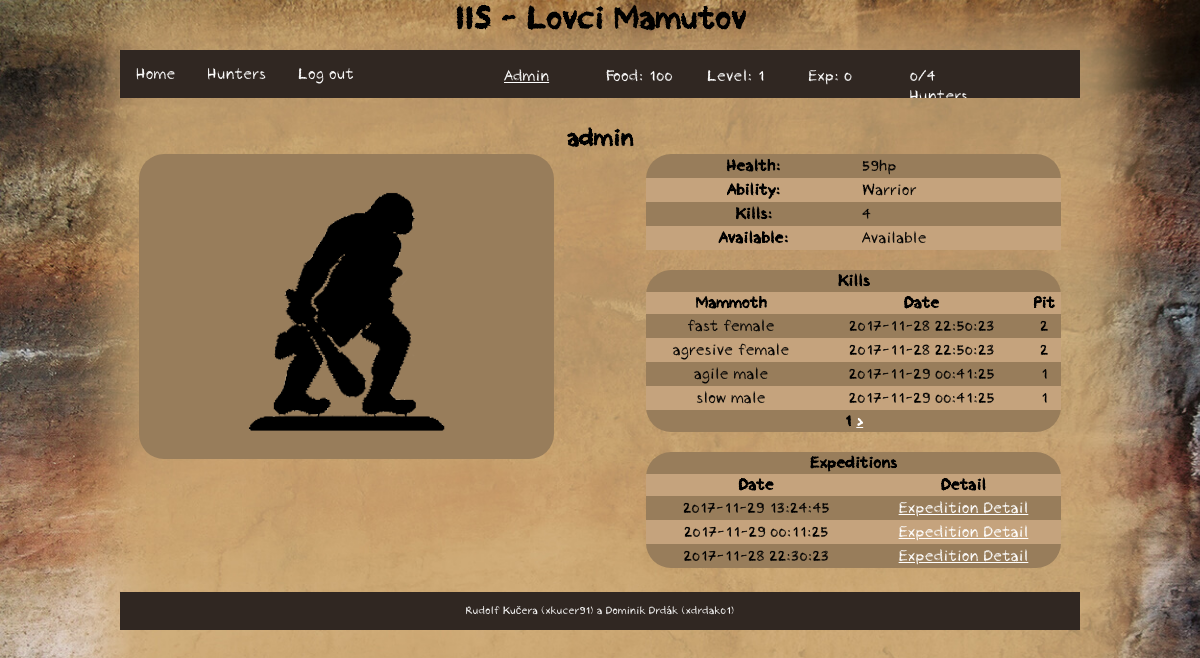
The app's page /iis/hunter/detail/2 (signed in) with its own data.
### tables this page shows
CREATE TABLE `user` (
  `id` int(11) NOT NULL,
  `name` varchar(255) NOT NULL,
  `password` varchar(255) NOT NULL,
  `level` int(11) NOT NULL,
  `food` int(11) NOT NULL,
  `experience` int(11) NOT NULL,
  `role` varchar(10) NOT NULL
);

CREATE TABLE `hunter` (
  `id` int(11) NOT NULL,
  `user` int(11) NOT NULL,
  `name` varchar(15) NOT NULL,
  `health` int(11) NOT NULL,
  `ability` int(11) NOT NULL,
  `available` int(11) NOT NULL
);

CREATE TABLE `ability` (
  `id` int(11) NOT NULL,
  `name` varchar(255) NOT NULL
);

CREATE TABLE `murder` (
  `hunterId` int(11) NOT NULL,
  `mammothId` varchar(255) NOT NULL,
  `date` varchar(255) NOT NULL,
  `type` int(11) NOT NULL,
  `pitId` int(11) NOT NULL
);

CREATE TABLE `mammoth` (
  `id` varchar(255) NOT NULL,
  `sign` varchar(255) NOT NULL,
  `properties` varchar(255) NOT NULL,
  `gender` varchar(255) NOT NULL
);

CREATE TABLE `expedition_member` (
  `hunterId` int(11) NOT NULL,
  `expeditionId` varchar(255) NOT NULL,
  `dmg` int(11) NOT NULL,
  `since` varchar(255) NOT NULL,
  `until` varchar(255) NOT NULL
);

CREATE TABLE `expedition` (
  `id` varchar(255) NOT NULL,
  `user` int(11) NOT NULL,
  `date` varchar(255) NOT NULL,
  `status` text NOT NULL,
  `success` int(11) NOT NULL,
  `report` varchar(255) NOT NULL,
  `finishTime` text NOT NULL,
  `food` int(11) NOT NULL,
  `experience` int(11) NOT NULL
);

### index.php (called while the page is built, shortened)
<?php
require_once('functions.php');
$router = new RouterController();
$router->handle(array($_SERVER['REQUEST_URI']));
$router->writeView();

### functions.php (called while the page is built, shortened)
<?php
function isLoggedIn() {
	if (isset($_SESSION['user']))
		return true;
	else
		return false;
}
function url($url) {
	return Controller::$url . $url;
}

### model/Db.php (called while the page is built)
<?php
class Db {
    private static $connection;
    private static $settings = array(
		PDO::ATTR_ERRMODE => PDO::ERRMODE_EXCEPTION,
		PDO::MYSQL_ATTR_INIT_COMMAND => "SET NAMES utf8",
		PDO::ATTR_EMULATE_PREPARES => false,
	);
    public static function connect($host, $user, $password, $database) {
		if (!isset(self::$connection)) {
			self::$connection = @new PDO(
				"mysql:host=$host;dbname=$database",
				$user,
				$password,
				self::$settings
			);
		}
	}
    public static function queryOne($query, $parameters = array()) {
		$result = self::$connection->prepare($query);
		$result->execute($parameters);
		return $result->fetch();
	}
    public static function queryAll($query, $parameters = array()) {
		$result = self::$connection->prepare($query);
		$result->execute($parameters);
		return $result->fetchAll();
	}
    public static function querySingle($query, $parameters = array()) {
		$result = self::queryOne($query, $parameters);
		return $result[0];
	}
	public static function query($query, $parameters = array()) {
		$result = self::$connection->prepare($query);
		$result->execute($parameters);
		return $result->rowCount();
	}
}

### model/user.php (called while the page is built, shortened)
<?php
class User {
	private $id;
	private $name;
	private $level;
	private $food;
	private $experience;
	private $role;
	public function __construct ($name) {
		$user = Db::queryOne('SELECT * FROM user WHERE name = ?',[$name]);
		if (empty($user)) {
			$this->name = $name;
			$this->level = 1;
			$this->food = 100;
			$this->experience = 0;
			$this->role = 'user';
		} else {
			$this->id = $user['id'];
			$this->name = $user['name'];
			$this->level = $user['level'];
			$this->food =  $user['food'];
			$this->experience =  $user['experience'];
			$this->role = $user['role'];
		}
	}
	public function setId() {
		$this->id = Db::querySingle('SELECT id FROM user WHERE name = ?', [$this->name]);
	}
	public function getId() {
		if (isset($this->id))
			return $this->id;
		else
			return $this->id = Db::querySingle('SELECT id FROM user WHERE name = ?', [$this->name]);
	}
	public function getLevel() {
		return $this->level;
	}
	public function getFood() {
		return $this->food;
	}
	public function getExp() {
		return $this->experience;
	}
	public function getRole() {
		return $this->role;
	}
	public function getMyHuntersCount() {
		return Db::query('SELECT * FROM hunter WHERE user = ? AND health > ?', [$this->id,0]);
	}
}

### controller/RouterController.php (called while the page is built, shortened)
<?php
class RouterController extends Controller
{
	protected $controller;
	private function dashToCamelCase($text)
	{
		$word = str_replace('-', ' ', $text);
		$word = ucwords($word);
		$word = str_replace(' ', '', $word);
		return $word;
	}
	private function parseURL($url)
	{
        $parsedURL = parse_url($url);
		$parsedURL["path"] = ltrim($parsedURL["path"], "/");
		$parsedURL["path"] = trim($parsedURL["path"]);
		$splitPath = explode("/", $parsedURL["path"]);
		return $splitPath;
	}
    public function handle($parameters)
    {
		$parsedURL = $this->parseURL($parameters[0]);
		$iis = array_shift($parsedURL);
		$controllerClass = $this->dashToCamelCase(array_shift($parsedURL)) . 'Controller';
		if (file_exists('controller/' . $controllerClass . '.php'))
			$this->controller = new $controllerClass;
		else
			$this->redirect('error');
        $this->controller->handle($parsedURL);
		if (isLoggedIn()) {
			$this->data['user'] = new User($_SESSION['user']);
		}
    }
}

### model/hunter.php (called while the page is built, shortened)
<?php
class Hunter {
	public static function getHunterById($id) {
		return Db::queryOne('SELECT * FROM hunter WHERE id = ?', [$id]);
	}
	public static function getKills($id, $page) {
		return Db::queryAll('SELECT * FROM murder LEFT JOIN mammoth ON mammoth.id=murder.mammothId WHERE hunterId = ? AND type = ? LIMIT ?,4',[$id,1,($page-1)*4]);
	}
	public static function getExpeditions($id) {
		return Db::queryAll('SELECT * FROM expedition_member LEFT JOIN expedition ON expedition.id=expedition_member.expeditionId WHERE hunterId = ? ORDER BY since DESC LIMIT 4',[$id]);
	}
}

### controller/HunterController.php (called while the page is built, shortened)
<?php
class HunterController extends Controller
{
    public function handle($parameters)
    {
    	if (!isLoggedIn()) {
    		$this->redirect('error');
    	} else {
			$user = new User($_SESSION['user']);
			$user->setId();
		}
        Expedition::check($user);
    	if (isset($parameters)) {
    		if ($parameters[0] == 'create') {
                if (isset($parameters[1]) && ($parameters[1] == 'init'))
				    $this->create($parameters, $user,'init');
                else
                    $this->create($parameters, $user);
    		} else if ($parameters[0] == 'overview') {
				$this->overview($parameters,$user);
    		} else if ($parameters[0] == 'detail') {
                $this->detail($parameters,$user);
            }
    	}
    }
    public function detail($parameters, $user) {
        if (isset($_GET['page']))
            $page = $_GET['page'];
        else
            $_GET['page'] = $page = 1;
        $this->data['hunter'] = Hunter::getHunterById($parameters[1]);
        $this->data['kills'] = Hunter::getKills($parameters[1], $page);
        $this->data['expeditions'] = Hunter::getExpeditions($parameters[1]);
    }
}

### model/ability.php (called while the page is built, shortened)
<?php
class Ability {
	public static function getAbilityName($id) {
		return Db::querySingle('SELECT name FROM ability WHERE id = ?', [$id]);
	}
}

### model/expedition.php (called while the page is built, shortened)
<?php
class Expedition {
	public static function check($user) {
		$expeditions = Db::queryAll('SELECT * FROM expedition WHERE user = ?', [$user->getId()]);
	}
}

### view/hunterDetail.phtml (the view, shortened to what this page needs)
<h1><?= $hunter['name']?></h1>
<div id="hunterDetail">
	<div id="hunterDetailImg">
		<img src="<?= url('img/hunter.png') ?>">
	</div>
	<table>
		<tr>
			<th>Health:</th>
			<td><?= $hunter['health'] ?>hp</td>
		</tr>
		<tr>
			<th>Ability:</th>
			<td><?= Ability::getAbilityName($hunter['ability']) ?></td>
		</tr>
		<tr>
			<th>Kills:</th>
			<td><?= sizeof($kills); ?></td>
		</tr>
		<tr>
			<th>Available:</th>
			<td>
				<?php if ($hunter['available'] == 1 ) : ?>
					Available
				<?php endif; ?>
			</td>
		</tr>
	</table>
	<br>
	<table id="hunterDetailKills">
		<tr>
			<th colspan="3">Kills</th>
		</tr>
		<tr>
			<th>Mammoth</th>
			<th>Date</th>
			<th>Pit</th>
		</tr>
		<?php foreach ($kills as $kill) : ?>
			<tr>
				<td><?= $kill['properties'] . ' ' . $kill['gender'] ?></td>
				<td><?= $kill['date'] ?></td>
				<td><?= $kill['pitId'] ?></td>
			</tr>
		<?php endforeach; ?>
		<tr>
		<th colspan="53">
			<?= $_GET['page'] ?>
			<?php if (sizeof($kills)%4 == 0) : ?>
				<a href="<?= url('hunter/detail/'.$kill['hunterId'].'?page='.($_GET['page'] + 1)) ?>">></a>
			<?php endif; ?>
		</th>
	</tr>
	</table>
	<table id="hunterHistory">
		<tr>
			<th colspan="3">Expeditions</th>
		</tr>
		<tr>
			<th>Date</th>
			<th>Detail</th>
		</tr>
		<?php foreach ($expeditions as $exp) : ?>
			<tr>
				<td><?= $exp['date'] ?></td>
				<td><a href="<?= url('expedition/detail/'.$exp['id']) ?>">Expedition Detail</a></td>
			</tr>
		<?php endforeach; ?>
	</table>
</div>

### view/template.phtml (shortened to what this page needs)
<!DOCTYPE html>
<html lang="cs-cz">
	<head>
		<link rel="stylesheet" href="<?= url('css/style.css') ?>" type="text/css"/>
		<link rel="stylesheet" href="<?= url('css/navigation.css') ?>" type="text/css"/>
		<link rel="stylesheet" href="<?= url('css/start.css') ?>" type="text/css"/>
		<link rel="stylesheet" href="<?= url('css/hunter.css') ?>" type="text/css"/>
		<link rel="stylesheet" href="<?= url('css/outpost.css') ?>" type="text/css"/>
		<link rel="stylesheet" href="<?= url('css/expedition.css') ?>" type="text/css"/>
		<link rel="stylesheet" href="<?= url('css/user.css') ?>" type="text/css"/>
		<link rel="stylesheet" href="<?= url('css/admin.css') ?>" type="text/css"/>
	</head>
	<body>
		<header>
			<div class="center">
				<h1>IIS - Lovci Mamutov</h1>
			</div>
		</header>
		<nav>
			<div class="center">
				<ul>
					<li><a href="<?= url('home') ?>">Home</a></li>
					<?php if (isLoggedIn()): ?>
						<li><a href="<?= url('hunter/overview') ?>">Hunters</a></li>
						<li><a href="<?= url('logout') ?>">Log out</a></li>
						<div id="stats">
							<p id="stats-name"><a href="<?= url('user/detail/'.$user->getId()) ?>"><?= $_SESSION['user'] ?></a></p>
							<p id="stats-food">Food: <?= $user->getFood()?></p>
							<p id="stats-lvl">Level: <?= $user->getLevel()?></p>
							<p id="stats-exp">Exp: <?= $user->getExp()?></p>
							<p id="stats-hunters"><?= $user->getMyHuntersCount() ?>/<?= $user->getLevel()+3?> Hunters</p>
						</div>
					<?php endif; ?>
				</ul>
			</div>
		</nav>
		<article>
			<div class="center">
				<?php $this->controller->writeView();  ?>
			</div>
		</article>
		<footer>
			<div class="center">
				<p>
					<?php if (isLoggedIn()) : ?>
						<?php if ($user->getRole() == 'admin') : ?>
							<a href="<?= url('admin/controlPanel') ?>">Rudolf Kučera (xkucer91) a Dominik Drdák (xdrdak01)</a>
						<?php else : ?>
							Rudolf Kučera (xkucer91) a Dominik Drdák (xdrdak01)
						<?php endif; ?>
					<?php else : ?>
						<a href="<?= url('admin/login') ?>">Rudolf Kučera (xkucer91) a Dominik Drdák (xdrdak01)</a>
					<?php endif; ?>
				</p>
			</div>
		</footer>
	</body>
</html>

### css/style.css (style rules this page uses)
html { height: 100%; width: 100%; margin: 0; padding: 0; font-family: 'Crayon Hand', Arial, sans-serif; font-weight:normal; font-style:normal; text-shadow: none; }
body { width: 100%; margin: 0; padding: 0; min-height: 100%; float: left; background-image: url('../img/bg.jpg'); background-size: cover; background-repeat: no-repeat; background-attachment: fixed; }
header { width: 100%; height: 50px; margin: 0; padding: 0; float: left; }
article { margin: 0; padding: 2%; width: 96%; min-height: 200px; float: left; }
footer { width: 100%; font-size: 11px; text-align: center; float: left; margin: 0; }
footer .center { background-color: #302722; color: white; padding-top: 1px; padding-bottom: 1px; }
.center { margin: 0 auto; padding: 0; width: 80%; }
h1 { margin: 0; text-align: center; }
a, a:visited { color: white; }

### css/navigation.css (style rules this page uses)
nav { height: 50px; width: 100%; margin: 0; padding: 0; float: left; }
nav ul { list-style-type: none; margin: 0; padding: 0; overflow: hidden; background-color: #302722; }
nav li { float: left; margin-bottom: 0; }
nav li a { display: block; color: white; text-align: center; padding: 14px 16px; text-decoration: none; margin-bottom: 0; }
#stats { height: 40px; width:60%; float:right; color: white; }
#stats p { float:left; height: 40px; width: 15%; margin-right: 15px; }

### css/hunter.css (style rules this page uses)
#hunterDetailImg { background-color: #987d5b; border-radius: 25px; float: left; width: 45%; text-align: center; }
#hunterDetailImg img { margin: auto; }
#hunterDetail table { border-collapse: collapse; width: 45%; float: right; background-color: #987d5b; border-radius: 25px; }
#hunterDetail td { padding-top: 2px; padding-bottom: 2px; }
#hunterDetail tr:nth-child(2n) { border-collapse: collapse; background-color: #c5a37d; }
#hunterDetailKills { margin-top: 20px; text-align: center; }
#hunterHistory { margin-top: 20px; text-align: center; }

### records on screen
user: food "100", level "1", experience "0", $user->getLevel()+3 "4"
hunter: name "admin", health "59", ability.name "Warrior"
murder: mammothId.properties "fast", mammothId.gender "female", date "2017-11-28 22:50:23", pitId "2"
murder: mammothId.properties "agresive", mammothId.gender "female", date "2017-11-28 22:50:23", pitId "2"
murder: mammothId.properties "agile", mammothId.gender "male", date "2017-11-29 00:41:25", pitId "1"
murder: mammothId.properties "slow", mammothId.gender "male", date "2017-11-29 00:41:25", pitId "1"
expedition_member: expeditionId.date "2017-11-29 13:24:45"
expedition_member: expeditionId.date "2017-11-29 00:11:25"
expedition_member: expeditionId.date "2017-11-28 22:30:23"

### other values on screen
$_SESSION['user'] "Admin"
$user->getMyHuntersCount() "0"
sizeof($kills) "4"
$_GET['page'] "1"
